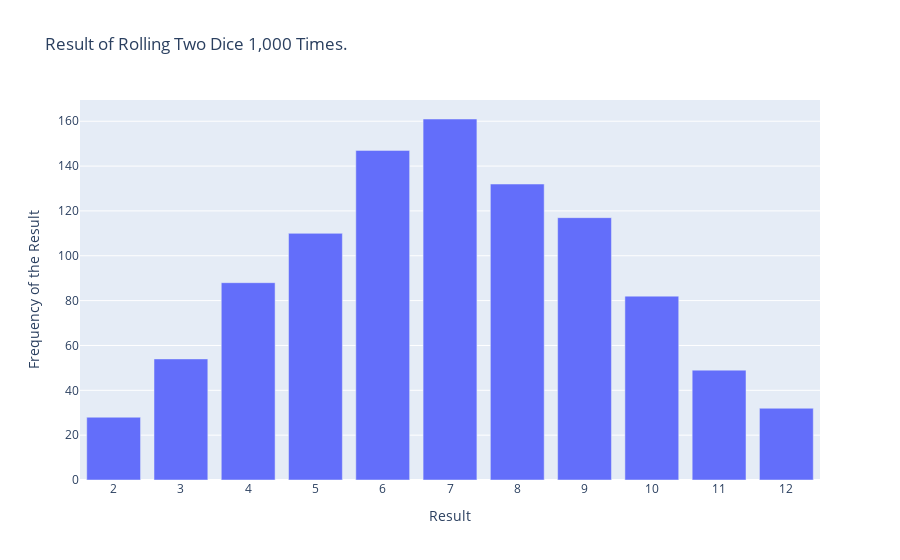

The notebook cell this image was saved under:
### Markdown cell above
Rolling Two Dice 
further customization to show all labels

### Code cell
import plotly.express as px 

# create two D6 dice. 
die_1 = Die()
die_2 = Die()

# Make some rolls, and store results in a list 
results = []
for roll_number in range(1000): 
    result = die_1.roll() +die_2.roll()
    results.append(result)

# Analyze the results
frequencies = []
max_results = die_1.num_sides+die_2.num_sides
poss_results = range(2, max_results+1)
for value in poss_results:
    frequency = results.count(value)
    frequencies.append(frequency)

# Visualize the results
title = "Result of Rolling Two Dice 1,000 Times."
labels = {'x':'Result','y': 'Frequency of the Result'}
fig = px.bar(x=poss_results, y=frequencies, title = title, labels=labels)

# Further customize chart.
fig.update_layout(xaxis_dtick=1)
fig.show()

### Figure 1 — Plotly figure (JSON) as saved in the notebook; plotly's stock layout.template omitted (floating-point values rounded to 4 significant figures)
{"data": [{"alignmentgroup": "True", "hovertemplate": "Result=%{x}<br>Frequency of the Result=%{y}<extra></extra>", "legendgroup": "", "marker": {"color": "#636efa", "pattern": {"shape": ""}}, "name": "", "offsetgroup": "", "orientation": "v", "showlegend": false, "textposition": "auto", "type": "bar", "x": [2, 3, 4, 5, 6, 7, 8, 9, 10, 11, 12], "xaxis": "x", "y": [28, 54, 88, 110, 147, 161, 132, 117, 82, 49, 32], "yaxis": "y"}], "layout": {"barmode": "relative", "legend": {"tracegroupgap": 0}, "title": {"text": "Result of Rolling Two Dice 1,000 Times."}, "xaxis": {"anchor": "y", "domain": [0, 1], "dtick": 1, "title": {"text": "Result"}}, "yaxis": {"anchor": "x", "domain": [0, 1], "title": {"text": "Frequency of the Result"}}}}
